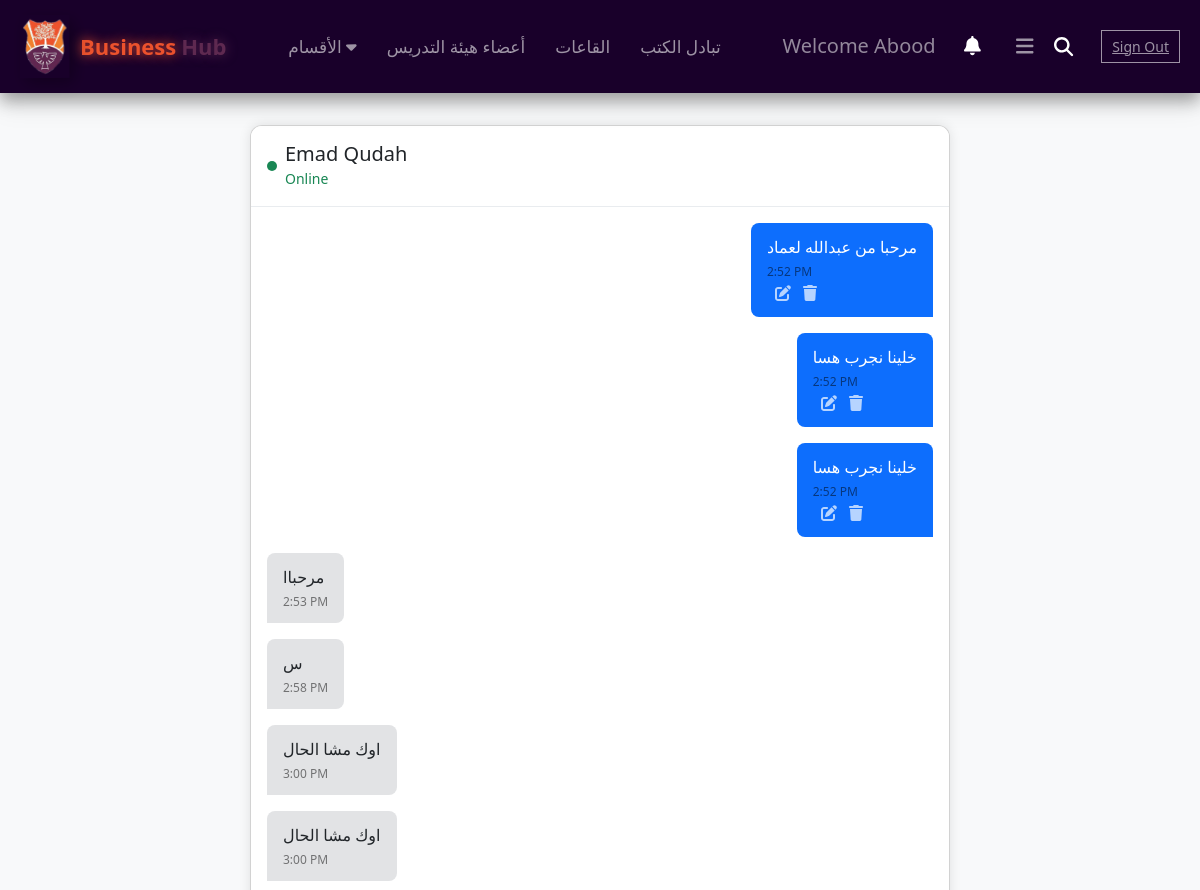
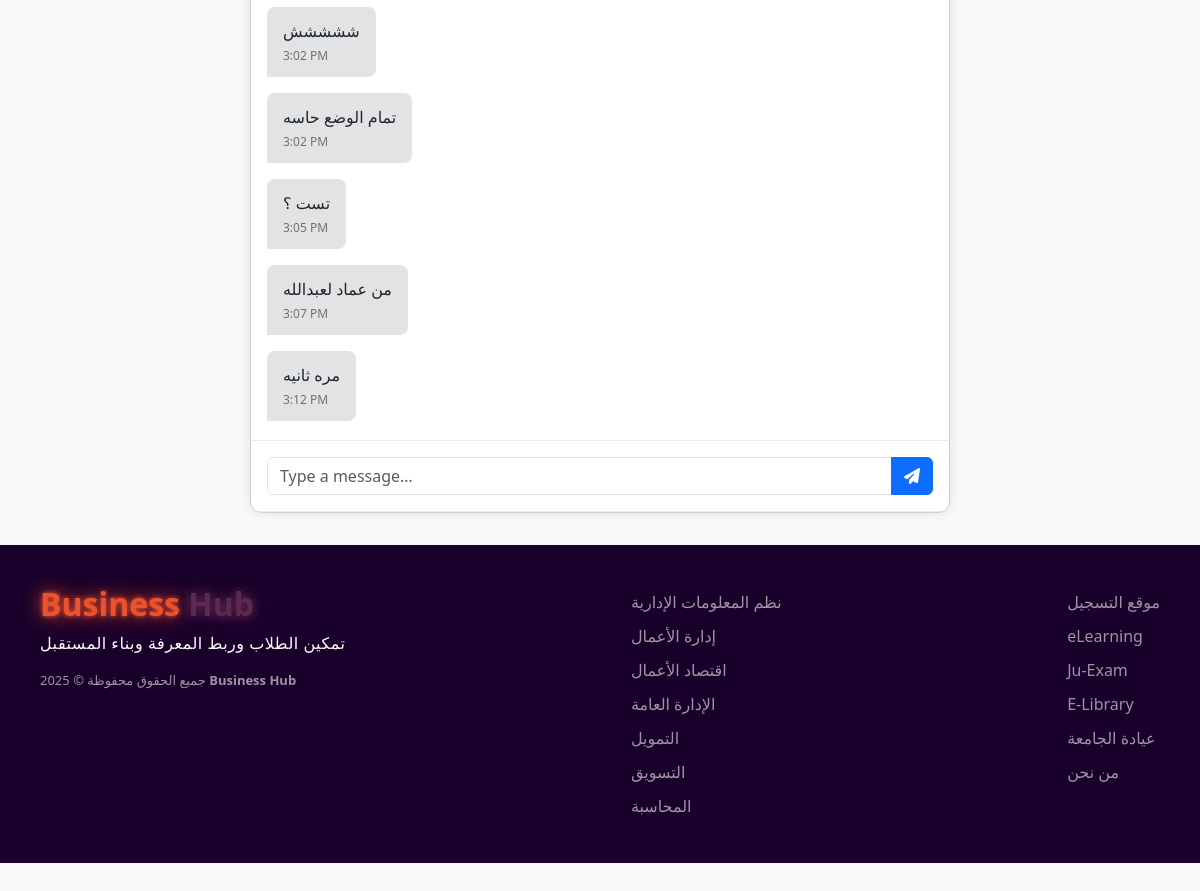
/businesshub/chat.php?conversation_id=5 (signed in), run on the app's committed database (2 pictures, top to bottom).
### tables this page shows
CREATE TABLE `users` (
  `id` int(11) NOT NULL,
  `first_name` varchar(100) DEFAULT NULL,
  `last_name` varchar(100) DEFAULT NULL,
  `avatar_url` varchar(255) DEFAULT NULL,
  `email` varchar(255) DEFAULT NULL,
  `phone` varchar(20) DEFAULT NULL,
  `password` varchar(255) DEFAULT NULL,
  `role` enum('user','super_admin') DEFAULT 'user',
  `created_at` timestamp NOT NULL DEFAULT current_timestamp(),
  `is_blocked` tinyint(1) NOT NULL DEFAULT 0
);

CREATE TABLE `messages` (
  `id` int(11) NOT NULL,
  `conversation_id` int(11) NOT NULL,
  `sender_id` int(11) NOT NULL,
  `content` text NOT NULL,
  `created_at` datetime NOT NULL DEFAULT current_timestamp(),
  `edited_at` datetime DEFAULT NULL,
  `is_deleted` tinyint(1) NOT NULL DEFAULT 0,
  `deleted_at` datetime DEFAULT NULL,
  `deleted_by` int(11) DEFAULT NULL
);

### businesshub/includes/chat_functions.php (called while the page is built, shortened)
<?php
function fetchMessages(mysqli $conn, int $conversationId): array
{
    $sql = <<<SQL
      SELECT id, sender_id, content, created_at, edited_at,
             is_deleted, deleted_at, deleted_by
      FROM messages
     WHERE conversation_id = ?
     ORDER BY created_at ASC
    SQL;
    $stmt = $conn->prepare($sql);
    $stmt->bind_param("i", $conversationId);
    $stmt->execute();
    $res = $stmt->get_result();
    $messages = [];
    while ($row = $res->fetch_assoc()) {
        $messages[] = $row;
    }
    return $messages;
}

### businesshub/chat.php (the view, shortened to what this page needs)
<?php
require_once __DIR__ . '/includes/db.php';
require_once __DIR__ . '/includes/chat_functions.php';
$convId = isset($_GET['conversation_id']) ? (int)$_GET['conversation_id'] : 0;
$stmt = $conn->prepare("SELECT user1_id, user2_id FROM conversations WHERE id = ?");
$stmt->bind_param("i", $convId);
$stmt->execute();
$stmt->bind_result($user1, $user2);
$me = (int) $_SESSION['user_id'];
$otherId = ($me === $user1) ? $user2 : $user1;
$stmt = $conn->prepare("SELECT first_name, last_name FROM users WHERE id = ?");
$stmt->bind_param("i", $otherId);
$stmt->execute();
$stmt->bind_result($first, $last);
$otherName = htmlspecialchars("$first $last", ENT_QUOTES);
try {
  $messages = fetchMessages($conn, $convId);
} catch (Exception $e) {
  die("Could not load messages: " . $e->getMessage());
}
?>
<!DOCTYPE html>
<html lang="en">
<head>
  <link href="https://cdn.jsdelivr.net/npm/bootstrap@5.3.0/dist/css/bootstrap.min.css" rel="stylesheet"/>
  <?php $v = filemtime(__DIR__ . '/css/header-footer.css'); ?>
  <link rel="stylesheet" href="css/header-footer.css?v=<?= $v ?>">
</head>
<body>
  <?php include __DIR__ . '/includes/header.php'; ?>
  <div class="container">
    <div class="card chat-card">
      <div class="chat-header d-flex align-items-center">
        <div class="status-dot me-2" style="width:10px;height:10px;border-radius:50%;background:#198754;"></div>
        <div>
          <h5 class="mb-0"><?= $otherName ?></h5>
          <small class="text-success">Online</small>
        </div>
      </div>
      <div class="chat-container" id="chatContainer">
        <?php foreach ($messages as $m):
          $cls  = $m['sender_id'] === $me ? 'message-right' : 'message-left';
          $text = htmlspecialchars($m['content'], ENT_QUOTES);
          $time = (new DateTime($m['created_at']))->format('g:i A');
        ?>
        <div class="message <?= $cls ?>" data-msg-id="<?= $m['id'] ?>" data-ts="<?= $m['created_at'] ?>">
          <div class="content">
            <?php if ($m['is_deleted']): ?>
              <em>— message deleted —</em>
            <?php else: ?>
              <div class="msg-text"><?= nl2br($text) ?></div>
              <span class="time-stamp"><?= $time ?></span>
              <?php if ($m['sender_id'] === $me): ?>
                <i class="fas fa-edit edit-btn"  data-id="<?= $m['id'] ?>" title="Edit"></i>
                <i class="fas fa-trash delete-btn" data-id="<?= $m['id'] ?>" title="Delete"></i>
              <?php endif; ?>
            <?php endif; ?>
          </div>
        </div>
        <?php endforeach; ?>
      </div>
      <div class="chat-footer">
        <div class="input-group">
          <input type="text" id="messageInput" class="form-control" placeholder="Type a message…" autocomplete="off">
          <button id="sendBtn" class="btn btn-primary"><i class="fas fa-paper-plane"></i></button>
        </div>
      </div>
    </div>
  </div>
  <?php include __DIR__ . '/includes/footer.php'; ?>
</body>
</html>

### businesshub/css/header-footer.css (style rules this page uses)
body { height: 100%; margin: 0; padding: 0; background-color: rgb(240, 234, 234) ; }
html, body { height: 100%; margin: 0; }
body { display: flex; flex-direction: column; min-height: 100vh; }

### businesshub/chat.php (style rules this page uses)
body { background:#f8f9fa; }
.chat-card { max-width:700px; margin:2rem auto; border-radius:.75rem; overflow:hidden; box-shadow:0 0 .75rem rgba(0,0,0,.1); }
.chat-header, .chat-footer { background:#fff; padding:1rem; border-bottom:1px solid #e9ecef; }
.chat-footer { border-top:1px solid #e9ecef; position:sticky; bottom:0; }
.chat-container { height:60vh; overflow-y:auto; padding:1rem; background:#fff; }
.message { display:flex; margin-bottom:1rem; }
.message-left { justify-content:flex-start; }
.message-right { justify-content:flex-end; }
.content { max-width:70%; padding:.75rem 1rem; border-radius:.5rem; position:relative; }
.message-left .content { background:#e2e3e5; border-radius:.5rem .5rem .5rem 0; }
.message-right .content { background:#0d6efd; color:#fff; border-radius:.5rem .5rem 0 .5rem; }
.time-stamp { font-size:.75rem; margin-top:.25rem; display:block; color:rgba(0,0,0,.5); }
.edit-btn, .delete-btn { margin-left:.5rem; cursor:pointer; color:rgba(255,255,255,.7); }

### data on the page
users: otherName "Emad Qudah"
messages: content "مرحبا من عبدالله لعماد", created_at "2:52 PM"
messages: content "خلينا نجرب هسا", created_at "2:52 PM"
messages: content "خلينا نجرب هسا", created_at "2:52 PM"
messages: content "مرحباا", created_at "2:53 PM"
messages: content "س", created_at "2:58 PM"
messages: content "اوك مشا الحال", created_at "3:00 PM"
messages: content "اوك مشا الحال", created_at "3:00 PM"
messages: content "ششششش", created_at "3:02 PM"
messages: content "تمام الوضع حاسه", created_at "3:02 PM"
messages: content "تست ؟", created_at "3:05 PM"
messages: content "من عماد لعبدالله", created_at "3:07 PM"
messages: content "مره ثانيه", created_at "3:12 PM"

### other printed values
$_SESSION['first_name'] "Abood"
